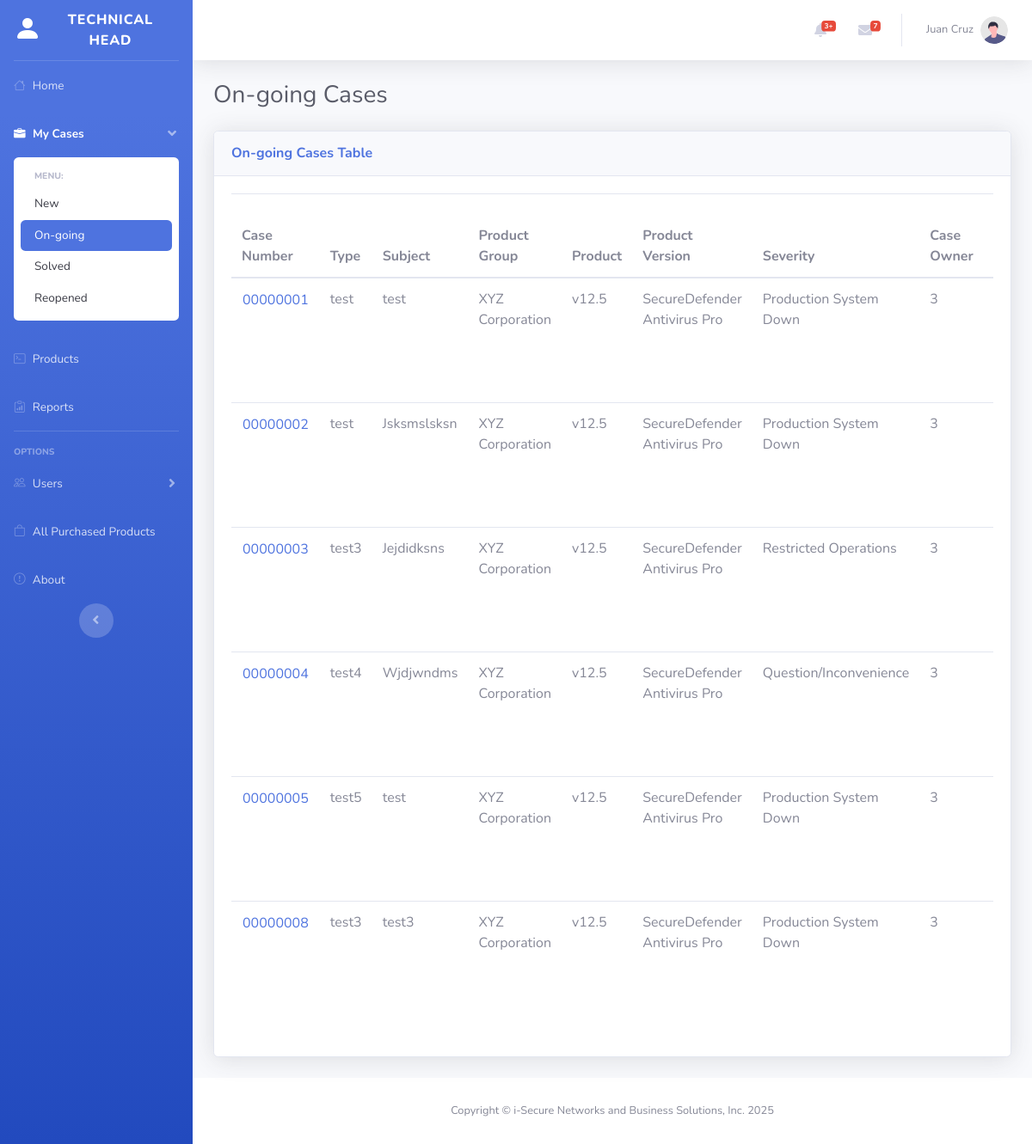
The app's page /technical_head/ongoing_cases.php (signed in) with its own data.
### tables this page shows
CREATE TABLE `cases` (
  `id` int(11) NOT NULL,
  `case_number` varchar(50) NOT NULL,
  `type` varchar(255) NOT NULL,
  `subject` text NOT NULL,
  `user_id` int(11) DEFAULT NULL,
  `product_group` varchar(255) NOT NULL,
  `product` varchar(255) NOT NULL,
  `product_version` varchar(50) NOT NULL,
  `severity` enum('Production System Down','Restricted Operations','Question/Inconvenience','') NOT NULL,
  `case_status` enum('New','Waiting in Progress','Closed','Solved') NOT NULL DEFAULT 'New',
  `attachment` varchar(255) NOT NULL,
  `case_owner` int(11) NOT NULL,
  `company` varchar(255) NOT NULL,
  `last_modified` timestamp NOT NULL DEFAULT current_timestamp() ON UPDATE current_timestamp(),
  `datetime_opened` datetime DEFAULT current_timestamp(),
  `reopen` int(11) NOT NULL
);

### fetch/technical_ongoing_cases.php (called while the page is built)
<?php
require_once "../config/database.php";
$getOngoingCases = mysqli_prepare($connection, "SELECT * FROM cases WHERE case_status = ?");
$caseStatus = "Waiting in Progress";
mysqli_stmt_bind_param($getOngoingCases, "s", $caseStatus);
mysqli_stmt_execute($getOngoingCases);
$getOngoingCasesResult = mysqli_stmt_get_result($getOngoingCases);
$ongoingCasesTable = [];
if (mysqli_num_rows($getOngoingCasesResult) > 0) {
    while ($row = mysqli_fetch_assoc($getOngoingCasesResult)) {
        $row["last_modified"] = date("F j, Y h:i:s A", strtotime($row["last_modified"]));
        $row["datetime_opened"] = date("F j, Y h:i:s A", strtotime($row["datetime_opened"]));
        $ongoingCasesTable[] = $row;
    }
}

### technical_head/ongoing_cases.php (the view, shortened to what this page needs)
<?php
$pageTitle = "On-going Cases";
require_once "../fetch/technical_ongoing_cases.php";
?>
<!DOCTYPE html>
<html lang="en">
<head>
    <?php include_once "../components/head.php" ?>
    <link rel="stylesheet" href="https://cdn.datatables.net/2.2.2/css/dataTables.bootstrap4.css">
</head>
<body id="page-top">
    <div id="wrapper">
        <?php include_once "../components/sidebar.php" ?>
        <div id="content-wrapper" class="d-flex flex-column">
            <div id="content">
                <?php include_once "../components/topbar.php" ?>
                <div class="container-fluid">
                    <div class="d-sm-flex align-items-center justify-content-between mb-4">
                        <h1 class="h3 mb-0 text-gray-800"><?= htmlspecialchars($pageTitle) ?></h1>
                    </div>
                    <div class="card shadow mb-4">
                        <div class="card-header py-3">
                            <h6 class="m-0 font-weight-bold text-primary"><?= htmlspecialchars($pageTitle) ?> Table</h6>
                        </div>
                        <div class="card-body">
                            <div class="table-responsive">
                                <table class="table" id="table">
                                    <thead>
                                        <tr>
                                            <th>Case Number</th>
                                            <th>Type</th>
                                            <th>Subject</th>
                                            <th>Product Group</th>
                                            <th>Product</th>
                                            <th>Product Version</th>
                                            <th>Severity</th>
                                            <th>Case Owner</th>
                                            <th>Company</th>
                                        </tr>
                                    </thead>
                                    <tbody>
                                        <?php
                                        foreach ($ongoingCasesTable as $row) {
                                            $caseNumberLink = '<a href="#" class="case-number btn btn-link p-0" data-case-id="' . htmlspecialchars($row["id"]) . '" data-case-number="' . htmlspecialchars($row["case_number"]) . '" data-case-owner-name="' . htmlspecialchars($row["case_owner"]) . '">' . htmlspecialchars($row["case_number"]) . '</a>';
                                            echo "<tr id='case-row-" . htmlspecialchars($row["id"]) . "'>";
                                            echo "<td>" . $caseNumberLink . "</td>";
                                            echo "<td>" . htmlspecialchars($row["type"]) . "</td>";
                                            echo "<td>" . htmlspecialchars($row["subject"]) . "</td>";
                                            echo "<td>" . htmlspecialchars($row["product_group"]) . "</td>";
                                            echo "<td>" . htmlspecialchars($row["product"]) . "</td>";
                                            echo "<td>" . htmlspecialchars($row["product_version"]) . "</td>";
                                            echo "<td>" . htmlspecialchars($row["severity"]) . "</td>";
                                            echo "<td class='case-owner-cell'>" . htmlspecialchars($row["case_owner"]) . "</td>";
                                            echo "<td>" . htmlspecialchars($row["company"]) . "</td>";
                                            echo "</tr>";
                                        }
                                        ?>
                                    </tbody>
                                </table>
                            </div>
                        </div>
                    </div>
                </div>
            </div>
            <?php include_once "../components/footer.php" ?>
        </div>
    </div>
</body>
</html>

### records on screen
cases: case_number "00000001", type "test", subject "test", product_group "XYZ Corporation", product "v12.5", product_version "SecureDefender Antivirus Pro", severity "Production System Down", case_owner "3"
cases: case_number "00000002", type "test", subject "Jsksmslsksn", product_group "XYZ Corporation", product "v12.5", product_version "SecureDefender Antivirus Pro", severity "Production System Down", case_owner "3"
cases: case_number "00000003", type "test3", subject "Jejdidksns", product_group "XYZ Corporation", product "v12.5", product_version "SecureDefender Antivirus Pro", severity "Restricted Operations", case_owner "3"
cases: case_number "00000004", type "test4", subject "Wjdjwndms", product_group "XYZ Corporation", product "v12.5", product_version "SecureDefender Antivirus Pro", severity "Question/Inconvenience", case_owner "3"
cases: case_number "00000005", type "test5", subject "test", product_group "XYZ Corporation", product "v12.5", product_version "SecureDefender Antivirus Pro", severity "Production System Down", case_owner "3"
cases: case_number "00000008", type "test3", subject "test3", product_group "XYZ Corporation", product "v12.5", product_version "SecureDefender Antivirus Pro", severity "Production System Down", case_owner "3"

### other values on screen
$_SESSION["user_role"] "TECHNICAL HEAD"
$_SESSION["user_full_name"] "Juan Cruz"
$pageTitle "On-going Cases"
